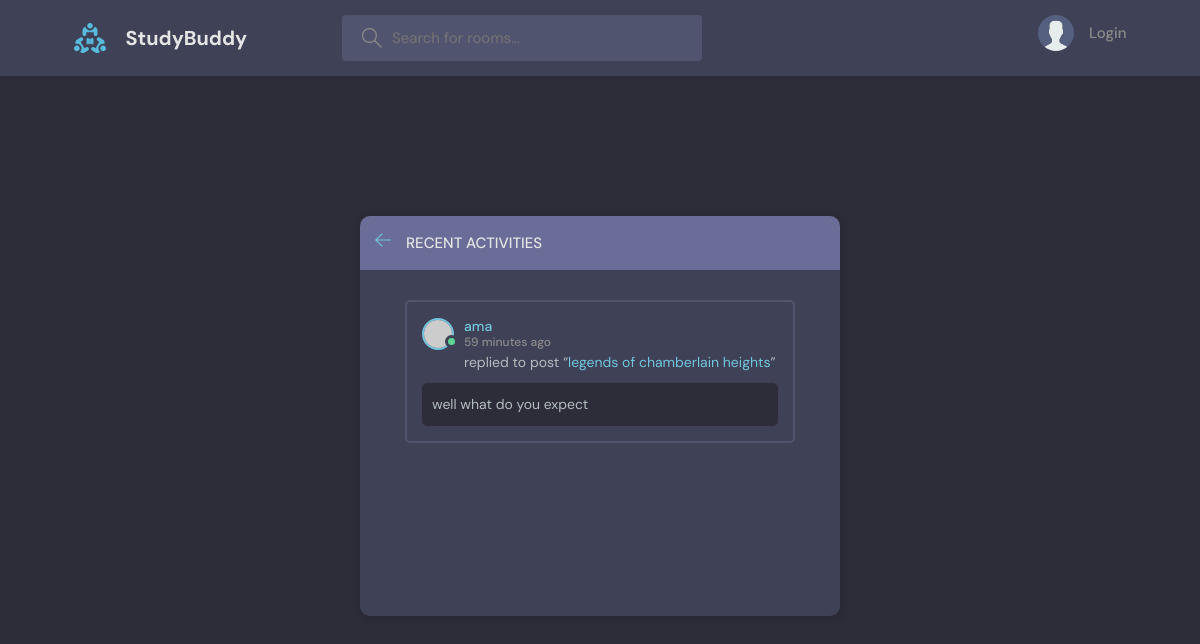
The page /activity on the database its author committed.
### socials/models.py (models this page shows, shortened)
class Message(models.Model):
    user = models.ForeignKey(User, on_delete=models.CASCADE)
    body = models.TextField(max_length= 300 ,null= True, blank= True )
    room = models.ForeignKey(Room, on_delete = models.CASCADE,)
    created = models.DateTimeField(auto_now_add =True  )
    updated = models.DateTimeField(auto_now=True )

class User(AbstractUser):
    name = models.CharField(max_length=200,null=True)
    email = models.EmailField(unique= True ,null=True)
    bio = models.TextField(max_length=300, null=True ,blank =True)
    profile_img= models.ImageField(null=True ,default ='avatar.svg')
    USERNAME_FIELD=  'email'
    REQUIRED_FIELDS = []

class Room(models.Model):
    host = models.ForeignKey(User, on_delete=models.CASCADE)
    topic = models.ForeignKey(Topic,on_delete=models.SET_NULL, null=True, blank= True )
    name = models.CharField(max_length=100)
    description = models.TextField(max_length=300, blank= True,null=True)
    updated = models.DateTimeField(auto_now=True)
    created = models.DateTimeField(auto_now_add=True)
    participants = models.ManyToManyField(User, related_name='participants' ,blank= True)
    class Meta:
        ordering =['-updated','-created']

### socials/views.py (the view)
# urls.py: path('activity',views.activities,name="activity")]
def activities(request):
    room_messages = Message.objects.all()
    return render(request,'socials/activity.html',{'message':room_messages,})

### socials/templates/socials/activity.html (shortened to what this page needs)
{%extends 'main.html'%}
{%block content%}
<main class="layout">
      <div class="container">
        <div class="layout__box">
          <div class="layout__boxHeader">
            <div class="layout__boxTitle">
              <a href="{%url 'home' %}">
                <svg version="1.1" xmlns="http://www.w3.org/2000/svg" width="32" height="32" viewBox="0 0 32 32">
                  <title>arrow-left</title>
                  <path
                    d="M13.723 2.286l-13.723 13.714 13.719 13.714 1.616-1.611-10.96-10.96h27.625v-2.286h-27.625l10.965-10.965-1.616-1.607z"
                  ></path>
                </svg>
              </a>
              <h3>Recent Activities</h3>
            </div>
          </div>
          <div class="activities-page layout__body">
            {%for messages in message%}
            <div class="activities__box">
              <div class="activities__boxHeader roomListRoom__header">
                <a href="profile.html" class="roomListRoom__author">
                  <div class="avatar avatar--small active">
                    <img src="https://randomuser.me/api/portraits/men/13.jpg" />
                  </div>
                  <p>
                    {{messages.user.username}}
                    <span>{{messages.created|timesince}} ago</span>
                  </p>
                </a>
              </div>
              <div class="activities__boxContent">
                <p>replied to post “<a href="{%url 'room' messages.room.id%}">{{messages.room.name}}</a>”</p>
                <div class="activities__boxRoomContent">
                  {{messages.body}}
                </div>
              </div>
            </div>
            {%endfor%}
          </div>
        </div>
      </div>
    </main>
{%endblock content%}

### static/styles/style.css (style rules this page uses)
:root { --color-main: #71c6dd; --color-main-light: #e1f6fb; --color-dark: #3f4156; --color-dark-medium: #51546e; --color-dark-light: #696d97; --color-light: #e5e5e5; --color-gray: #8b8b8b; --color-light-gray: #b2bdbd; --color-bg: #2d2d39; --color-success: #5dd693; --color-error: #fc4b0b; }
* { font-family: "DM Sans", -apple-system, BlinkMacSystemFont, "Segoe UI", Roboto, Oxygen, Ubuntu, Cantarell, "Open Sans", "Helvetica Neue", sans-serif; margin: 0; padding: 0; box-sizing: border-box; text-rendering: optimizeLegibility; font-size: inherit; }
html { font-size: 56.25%; }
@media only screen and (min-width: 1200px) { html { font-size: 62.5%; } }
body { line-height: 1.6; font-weight: 400; font-size: 1.5rem; color: var(--color-light-gray); background-color: var(--color-bg); min-height: 100vh; }
img { width: 100%; }
a { display: inline-block; color: var(--color-main); text-decoration: none; }
.container { max-width: 120rem; width: 90%; margin: auto; }
.avatar { position: relative; display: inline-block; border-radius: 50%; border: 2px solid var(--color-main); }
.avatar img { display: block; border-radius: 50%; object-fit: cover; object-position: center; }
.avatar::after { content: ""; display: block; position: absolute; background-color: var(--color-gray); z-index: 111; border-radius: 50%; border: 0.3rem solid var(--color-dark); }
.avatar.active::after { background-color: var(--color-success); }
.avatar.avatar--small img { width: 2.8rem; height: 2.8rem; }
.avatar.avatar--small:after { width: 0.7rem; height: 0.7rem; bottom: 0px; right: -6px; }
.layout { margin-top: 2.4rem; }
.layout > .container { display: flex; justify-content: space-between; align-items: flex-start; }
.layout__box { width: 90%; max-width: 48rem; min-height: 40rem; position: absolute; top: 50%; left: 50%; transform: translate(-50%, -46%); background-color: var(--color-dark); border-radius: 1rem; box-shadow: 1px 1px 6px 3px rgba(0, 0, 0, 0.1); overflow: hidden; }
.layout__boxHeader { display: flex; padding: 1.5rem; background-color: var(--color-dark-light); }
.layout__boxTitle { display: flex; gap: 1.5rem; align-items: center; }
.layout__boxTitle h3 { text-transform: uppercase; font-weight: 500; color: var(--color-light); }
.layout__boxTitle svg { width: 1.6rem; height: 1.6rem; fill: var(--color-main); }
.layout__body { margin: 3rem; }
.roomListRoom__header { display: flex; justify-content: space-between; align-items: center; }
.roomListRoom__author { font-weight: 500; display: flex; align-items: center; gap: 1rem; }
.activities__box { margin: 1.5rem; padding: 1.5rem; border: 2px solid var(--color-dark-medium); border-radius: 5px; }
.activities__boxHeader p { font-size: 1.4rem; line-height: 1.3; }
.activities__boxHeader p span { color: var(--color-gray); font-size: 1.2rem; display: block; }
.activities__boxContent { margin-left: 4.2rem; }
.activities__boxContent { font-size: 1.4rem; }
.activities__boxRoomContent { background: var(--color-bg); padding: 1rem; border-radius: 5px; margin-top: 1rem; margin-left: -4.2rem; }

### rows shown on the page
Message: user.username "ama", created "59 minutes", room.name "legends of chamberlain heights", body "well what do you expect"
